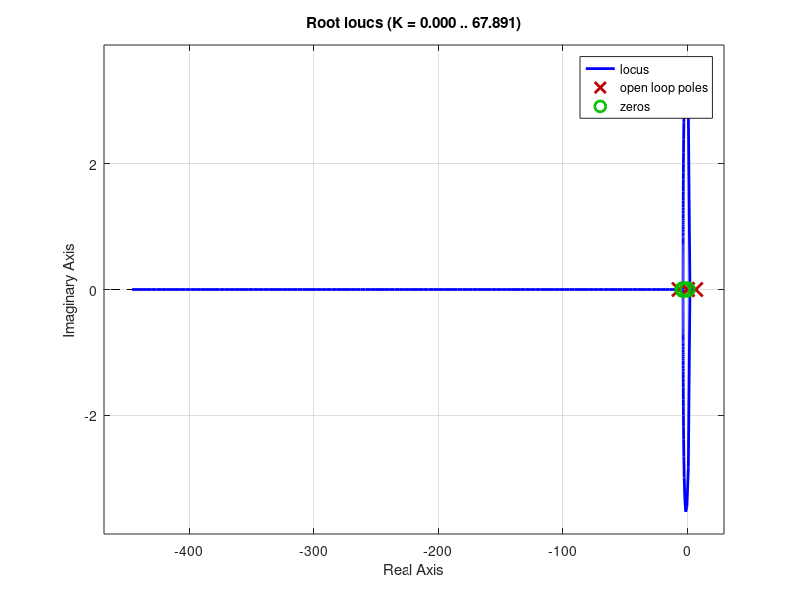

This figure's MATLAB source: (Note: this script raises an error after producing the figure.)
clearvars
M = 0.5; % masa wozka
m = 0.2; % masa wahadla
L = 0.3; % dlugosc od mocowania do srodka ciezkosci wahadla
l = L;
I = 0.006; % moment bezwladnosci wahadla
b = 0.1; % wspolczynnik tarcia wozka
g = 9.80665; % przyspieszenie ziemskie    
A = [0, g * (M + m) / (M * L), b / (M * L), 0;
        1, 0, 0, 0;
        0, -g * m / M, -b / M, 0;
        0, 0, 1, 0];
B = [1/(M * L);
        0;
        -1/M;
        0];
C = [0 1 0 0];
D = 0;

s = tf('s');
[num,den] = ss2tf(A,B,C,D);
sys = tf(num,den);


rlocus((s+3)* (s+4)/s * sys)
sgrid(.6, 0)
